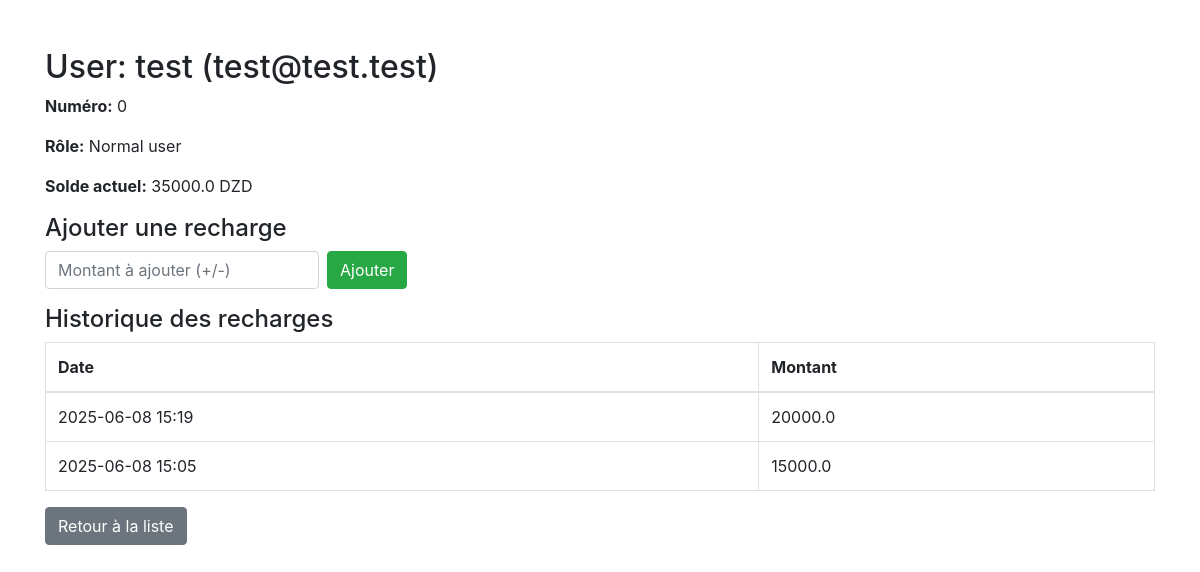
The page /admin/users/2 on the database as committed earlier.
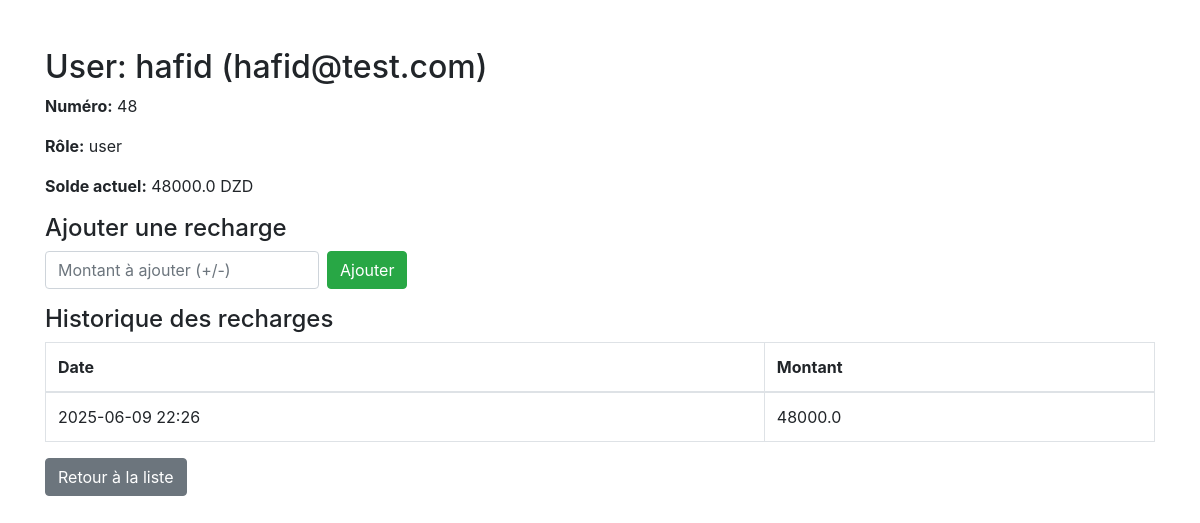
The same page on the database as committed later.
### models.py (models this page shows)
class User(db.Model):
    __tablename__ = 'users'
    id = db.Column(db.Integer, primary_key=True)
    name = db.Column(db.String(100), nullable=False)
    email = db.Column(db.String(120), unique=True, nullable=False)
    number = db.Column(db.Integer,unique=True,nullable=False)
    password = db.Column(db.String(100), nullable=False)
    role = db.Column(db.String(20), default='Normal user')
    balance = db.Column(db.Float, default=0.0)
    bookings = db.relationship('Booking', backref='user', lazy=True)
    recharges = db.relationship('Recharge', backref='user', lazy=True)

class Recharge(db.Model):   #ychof + ymodifier
    __tablename__ = 'recharges'
    id = db.Column(db.Integer, primary_key=True)
    user_id = db.Column(db.Integer, db.ForeignKey('users.id'), nullable=False)
    amount = db.Column(db.Float, nullable=False)
    date = db.Column(db.DateTime, default=datetime.utcnow)

### admin_blueprint.py (the view)
@admin_bp.route('/users/<int:user_id>')
def user_detail(user_id):
    user = get_user_by_id(user_id)
    if not user:
        return "User not found", 404
    balance = get_user_balance(user_id)
    recharges = get_user_recharges(user_id)
    return render_template('user_detail.html', user=user, balance=balance, recharges=recharges)

### data_access1.py (called while the page is built)
def get_user_balance(user_id):
    user = User.query.get(user_id)
    if not user:
        return 0.0
    total_recharge = db.session.query(db.func.sum(Recharge.amount)).filter_by(user_id=user_id).scalar() or 0.0
    return user.balance + total_recharge

def get_user_by_id(user_id):
    return User.query.get(user_id)

def get_user_recharges(user_id):
    return Recharge.query.filter_by(user_id=user_id).order_by(Recharge.date.desc()).all()

### templates/user_detail.html (shortened to what this page needs)
<!DOCTYPE html>
<html lang="en">
<head>
    <link rel="stylesheet" href="https://stackpath.bootstrapcdn.com/bootstrap/4.5.2/css/bootstrap.min.css">
</head>
<body>
<div class="container mt-5">
    <h2>User: {{ user.name }} ({{ user.email }})</h2>
    <p><strong>Numéro:</strong> {{ user.number }}</p>
    <p><strong>Rôle:</strong> {{ user.role }}</p>
    <p><strong>Solde actuel:</strong> {{ balance }} DZD</p>
    <h4>Ajouter une recharge</h4>
    <form method="post" action="{{ url_for('admin_bp.update_balance', user_id=user.id) }}" class="form-inline mb-3">
        <input type="number" step="0.01" name="balance" class="form-control mr-2" placeholder="Montant à ajouter (+/-)">
        <button type="submit" class="btn btn-success">Ajouter</button>
    </form>
    <h4>Historique des recharges</h4>
    <table class="table table-bordered">
        <thead>
            <tr>
                <th>Date</th>
                <th>Montant</th>
            </tr>
        </thead>
        <tbody>
            {% for recharge in recharges %}
            <tr>
                <td>{{ recharge.date.strftime('%Y-%m-%d %H:%M') }}</td>
                <td>{{ recharge.amount }}</td>
            </tr>
            {% endfor %}
        </tbody>
    </table>
    <a href="{{ url_for('admin_bp.users_page') }}" class="btn btn-secondary">Retour à la liste</a>
</div>
</body>
</html>

Rows that differ between the two databases and show on the page:
removed Recharge: date "2025-06-08 15:19", amount "20000.0"
removed Recharge: date "2025-06-08 15:05", amount "15000.0"
changed User: name "test" → "hafid"; email "test@test.test" → "hafid@test.com"; number "0" → "48"; role "Normal user" → "user"
now on this page (row edited): Recharge: date "2025-06-09 22:26", amount "48000.0"
Other text that changed with them:
{{ balance }}: "35000.0" → "48000.0"
